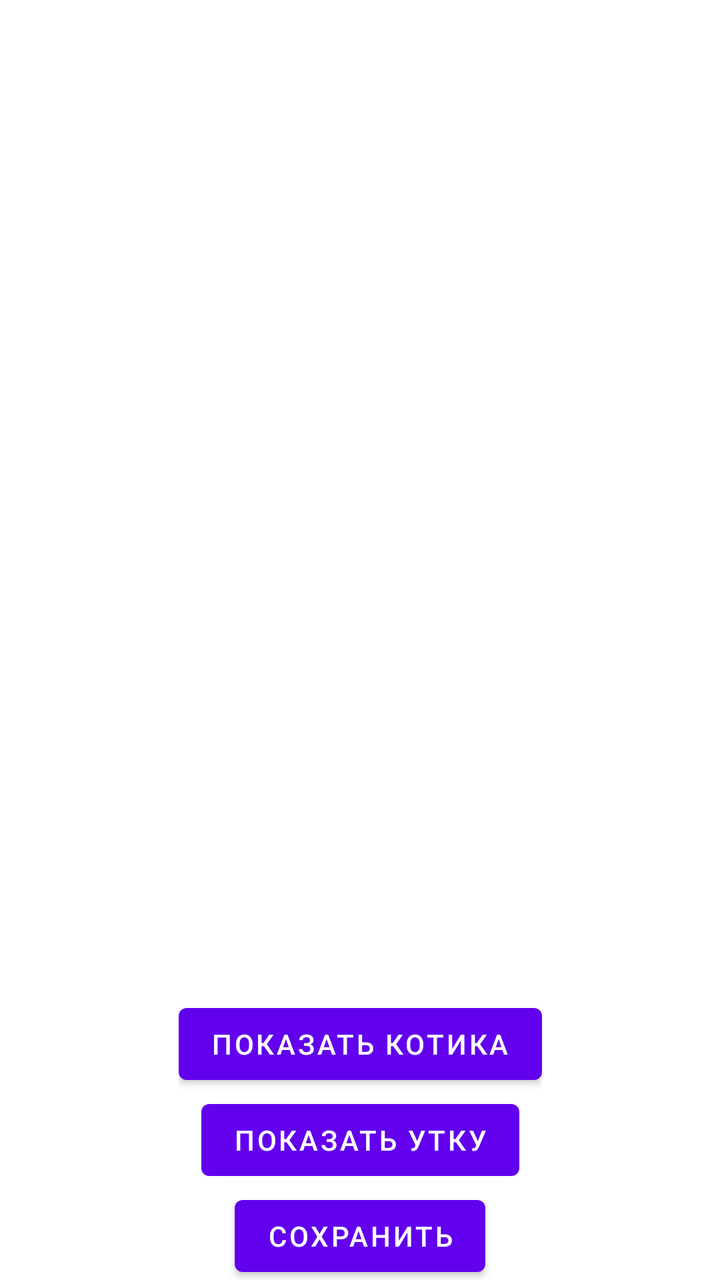
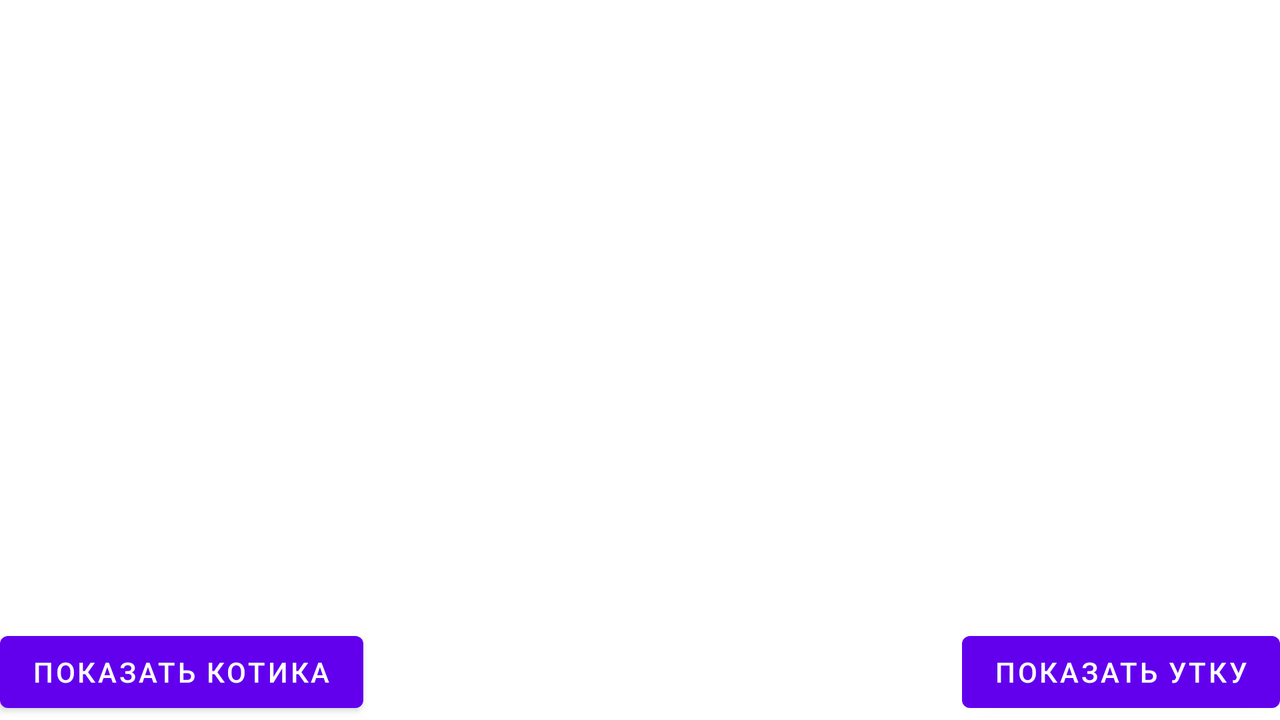

One screen, two layout resources from the same app: the default and the repository's alternative for another configuration. Each is rendered where Android would select it; the XML of both is given below.
<!-- AndroidManifest.xml: application theme Theme.CatsAndDucks -->
<!-- res/layout/activity_main.xml -->
<?xml version="1.0" encoding="utf-8"?>
<androidx.constraintlayout.widget.ConstraintLayout xmlns:android="http://schemas.android.com/apk/res/android"
    xmlns:app="http://schemas.android.com/apk/res-auto"
    xmlns:tools="http://schemas.android.com/tools"
    android:layout_width="match_parent"
    android:layout_height="match_parent"
    tools:context=".view.MainActivity">

    <ImageView
        android:id="@+id/iv_pic"
        android:layout_width="match_parent"
        android:layout_height="500dp"
        app:layout_constraintBottom_toBottomOf="parent"
        app:layout_constraintEnd_toEndOf="parent"
        app:layout_constraintStart_toStartOf="parent"
        app:layout_constraintTop_toTopOf="parent"
        app:layout_constraintVertical_bias="0.001" />

    <LinearLayout
        android:id="@+id/ll"
        android:layout_width="wrap_content"
        android:layout_height="wrap_content"
        android:orientation="vertical"
        app:layout_constraintBottom_toBottomOf="parent"
        app:layout_constraintEnd_toEndOf="@id/iv_pic"
        app:layout_constraintStart_toStartOf="@id/iv_pic"
        app:layout_constraintTop_toBottomOf="@id/iv_pic">

        <Button
            android:id="@+id/btn_show_cat"
            android:layout_width="wrap_content"
            android:layout_height="wrap_content"
            android:layout_gravity="center"
            android:layout_margin="@dimen/app_margin"
            android:text="@string/show_cat" />

        <Button
            android:id="@+id/btn_show_duck"
            android:layout_width="wrap_content"
            android:layout_height="wrap_content"
            android:layout_gravity="center"
            android:layout_margin="@dimen/app_margin"
            android:text="@string/show_duck" />

        <Button
            android:id="@+id/btn_save"
            android:layout_width="wrap_content"
            android:layout_height="wrap_content"
            android:layout_gravity="center"
            android:layout_margin="@dimen/app_margin"
            android:text="Сохранить" />

    </LinearLayout>
</androidx.constraintlayout.widget.ConstraintLayout>
<!-- resources referenced by this layout -->
<resources>
  <string name="show_cat">Показать котика</string>
  <string name="show_duck">Показать утку</string>
  <style name="Theme.CatsAndDucks" parent="Theme.MaterialComponents.DayNight.DarkActionBar">
          
          <item name="colorPrimary">@color/purple_500</item>
          <item name="colorPrimaryVariant">@color/purple_700</item>
          <item name="colorOnPrimary">@color/white</item>
          
          <item name="colorSecondary">@color/teal_200</item>
          <item name="colorSecondaryVariant">@color/teal_700</item>
          <item name="colorOnSecondary">@color/black</item>
          
          <item name="android:statusBarColor" tools:targetApi="l">?attr/colorPrimaryVariant</item>
          
      </style>
</resources>
<!-- res/layout-land/activity_main.xml (the repository's variant of the layout above) -->
<!-- drawn on the phone turned sideways -->
<?xml version="1.0" encoding="utf-8"?>
<androidx.constraintlayout.widget.ConstraintLayout xmlns:android="http://schemas.android.com/apk/res/android"
    xmlns:app="http://schemas.android.com/apk/res-auto"
    xmlns:tools="http://schemas.android.com/tools"
    android:layout_width="match_parent"
    android:layout_height="match_parent"
    tools:context=".view.MainActivity">
    <ImageView
        android:id="@+id/iv_pic"
        android:layout_width="match_parent"
        android:layout_height="match_parent"
        android:scaleType="fitCenter"
        app:layout_constraintBottom_toBottomOf="parent"
        app:layout_constraintEnd_toEndOf="parent"
        app:layout_constraintStart_toStartOf="parent"
        app:layout_constraintTop_toTopOf="parent"
        app:layout_constraintVertical_bias="0.001" />
    <Button
        android:id="@+id/btn_show_cat"
        android:layout_width="wrap_content"
        android:layout_height="wrap_content"
        android:layout_gravity="center"
        android:layout_margin="@dimen/app_margin"
        android:text="@string/show_cat"
        app:layout_constraintBottom_toBottomOf="parent"
        app:layout_constraintStart_toStartOf="parent" />

    <Button
        android:id="@+id/btn_show_duck"
        android:layout_width="wrap_content"
        android:layout_height="wrap_content"
        android:layout_gravity="center"
        android:layout_margin="@dimen/app_margin"
        android:text="@string/show_duck"
        app:layout_constraintBottom_toBottomOf="parent"
        app:layout_constraintEnd_toEndOf="parent" />
</androidx.constraintlayout.widget.ConstraintLayout>
